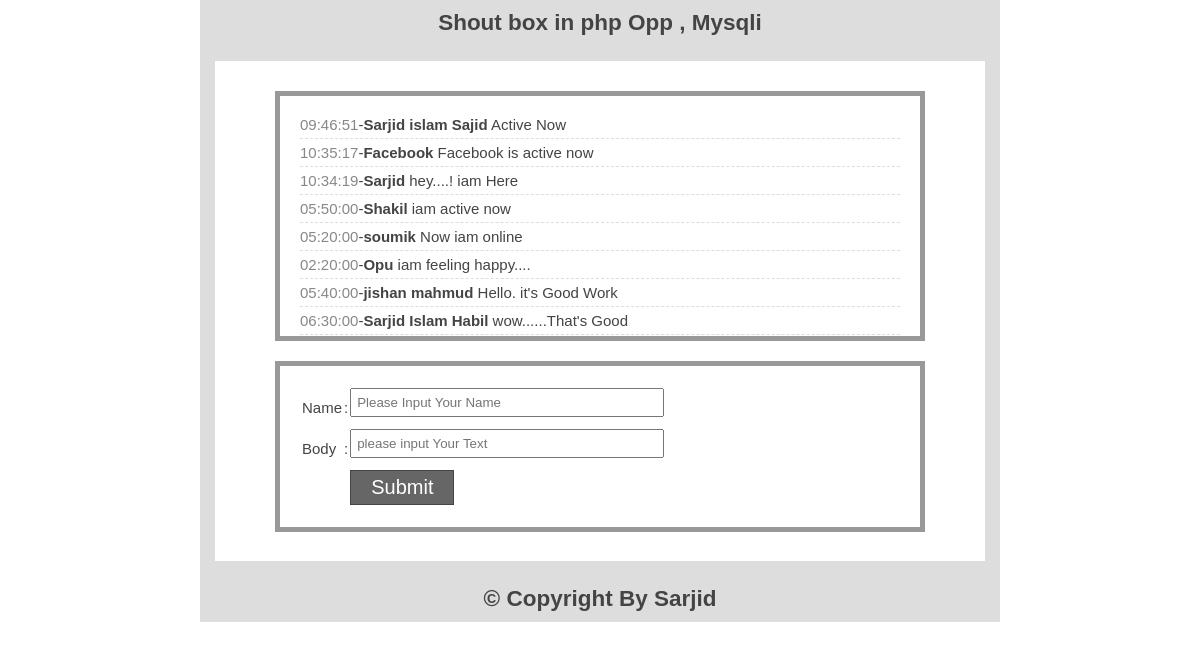
The page / on the database its author committed.
### tables this page shows
CREATE TABLE IF NOT EXISTS `tbl_box` (
  `id` int(11) NOT NULL AUTO_INCREMENT,
  `name` varchar(100) NOT NULL,
  `body` text NOT NULL,
  `time` time NOT NULL,
  PRIMARY KEY (`id`)
);

### lib/database.php (called while the page is built, shortened)
<?php
Class Database{
    public $host   = DB_HOST;
    public $user   = DB_USER;
    public $pass   = DB_PASS;
    public $dbname = DB_NAME;
    public $link;
    private function connectDB(){
    $this->link = new mysqli($this->host, $this->user, $this->pass,
    $this->dbname);
    }
    public function select($query){
    $result = $this->link->query($query) or
    die($this->link->error.__LINE__);
    if($result->num_rows > 0){
        return $result;
    } else {
        return false;
    }
    }
}

### classes/shout.php (called while the page is built, shortened)
<?php
        include_once "/../lib/database.php";
     class shout{
         private $db;
         public function __construct() {
             $this->db = new Database;
         }
         public function getallData(){
             $sql = "SELECT * FROM tbl_box ORDER BY id DESC ";
             $result = $this->db->select($sql);
             return $result;
         }
     }
?>

### index.php (the view, shortened to what this page needs)
<?php
    include_once "classes/shout.php";
    $shout = new shout;
?>
<!DOCTYPE html>
<html lang="en">
<head>
    <link rel="stylesheet" href="css/style.css">
</head>
<body>
        <div class="wrapper clr" >
            <header class="headsection clr">
                <h2>Shout box in php Opp , Mysqli</h2>
            </header>
            <section class="content clr">
               <div class="box">
                   <ul>
                       <?php
                            $getdata = $shout->getallData();
                            if ($getdata) {
                                while ($row = mysqli_fetch_assoc($getdata)) {
                       ?>
                        <li> <span><?php echo $row['time']; ?></span>-<b><?php echo $row['name']; ?></b> <?php echo $row['body']; ?></li>
                    <?php
                            }
                        }else{
                            echo "No Data Found";
                        }
                    ?>
                   </ul>
               </div>
                <div class="shoutform clr">
                   <form action="" method="post">
                       <table>
                           <tr>
                               <td>Name </td>
                               <td>:</td>
                               <td><input type="text" name="name" placeholder="Please Input Your Name" > </td>
                           </tr>
                           <tr>
                               <td>Body </td>
                               <td>:</td>
                               <td><input type="text" name="body" placeholder="please input Your Text"> </td>
                           </tr>
                           <tr>
                               <td> </td>
                               <td></td>
                               <td><input type="submit" name="submit" value="Submit"> </td>
                           </tr>
                       </table>
                   </form>
                </div>
            </section>
            <footer class="footsection clr">
                <h2>
                    &copy; Copyright By Sarjid
                </h2>
            </footer>
        </div>
</body>
</html>

### css/style.css (style rules this page uses)
* { margin: 0; padding: 0; outline: 0; }
body { font-family: Verdana, Geneva, Tahoma, sans-serif; font-size: 15px; color: #444; }
.wrapper { width: 800px; margin: 0 auto; }
.clr { overflow: hidden; }
.headsection, .footsection { background: #ddd; padding: 10px; text-align: center; }
.content { border: 15px solid #ddd; min-height: 500px; }
.box { border: 5px solid #999; margin: 30px auto 0; padding: 20px; width: 600px; height: 200px; overflow: scroll; }
.box ul { margin: 0; padding: 0; list-style: none; }
.box ul li { display: block; border-bottom: 1px dashed #ddd; margin-bottom: 5px; padding-bottom: 5px; }
.box ul li :last-child { border-bottom: 0px dashed #ddd; margin-bottom: 0px; padding-bottom: 0px; }
.box ul li span { color: #888; }
.shoutform { border: 5px solid #999; margin: 20px auto 10px; padding: 20px; width: 600px; }
input[type = "text"] { padding: 5px; width: 300px; margin-bottom: 10px; }
input[type="submit"] { background: #666; border: 1px solid #444; color: #ffffff; cursor: pointer; padding: 5px 20px; font-size: 20px; }

### rows shown on the page
tbl_box: time "09:46:51", name "Sarjid islam Sajid", body "Active Now"
tbl_box: time "10:35:17", name "Facebook", body "Facebook is active now"
tbl_box: time "10:34:19", name "Sarjid", body "hey....! iam Here"
tbl_box: time "05:50:00", name "Shakil", body "iam active now"
tbl_box: time "05:20:00", name "soumik", body "Now iam online"
tbl_box: time "02:20:00", name "Opu", body "iam feeling happy...."
tbl_box: time "05:40:00", name "jishan mahmud", body "Hello. it's Good Work"
tbl_box: time "06:30:00", name "Sarjid Islam Habil", body "wow......That's Good"
